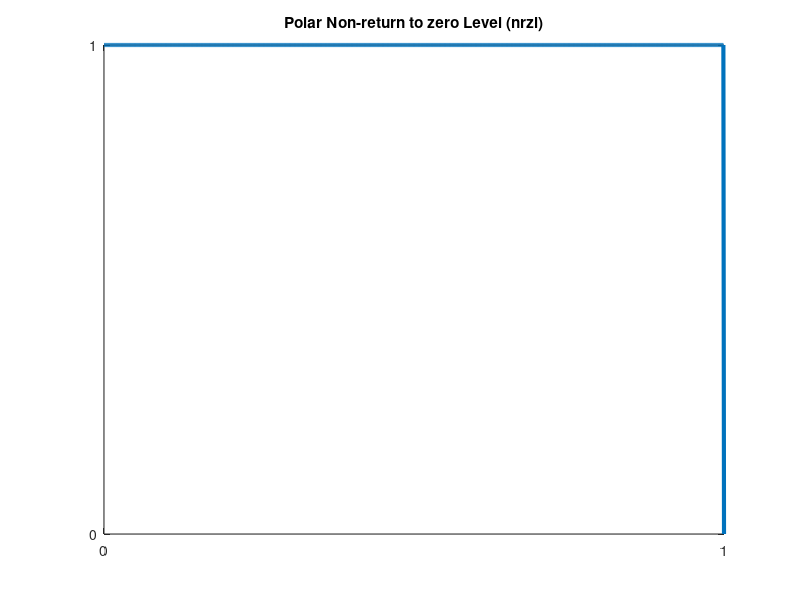

MATLAB code to generate this figure:
bits = input('Enter the bit stream');
bitrate = 1;
n = 1000;
T = length(bits)/bitrate;
N = n*length(bits);
dt = T/N;
t = 0:dt:T;
x = zeros(1,length(t));
for i=1:length(bits)
  if bits(i)==1
    x((i-1)*n+1:i*n) = -1;
  else
      x((i-1)*n+1:i*n) = 1;
  end
end
plot(t, x, 'Linewidth', 3);

xticks(0:length(t))
yticks(-1: 1)
grid on
title('Polar Non-return to zero Level (nrzl)');
